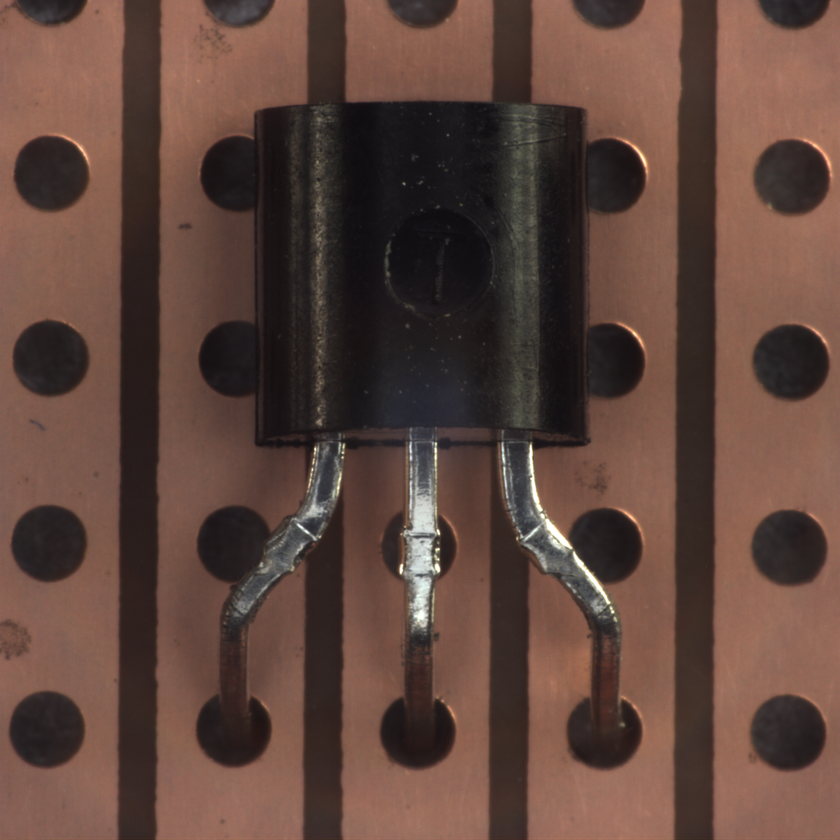
#> input picture HCLTech Hands-on + Assignments/Hands-on/Morphological/image1.png, 840 x 840 px, shrunk from 1024 x 1024 before the run
$ python morphcleanbinnmask.py
#> lines starting #> are read from the running program, lines starting #| are printed output that depends on the picture; after the words box and inside, x2 and y2 are one past the last pixel; in counts of white or black regions, pixels touching at a corner belong together
import cv2
import numpy as np
import matplotlib.pyplot as plt

image_path = "image1.png"
img = cv2.imread(image_path, cv2.IMREAD_GRAYSCALE)
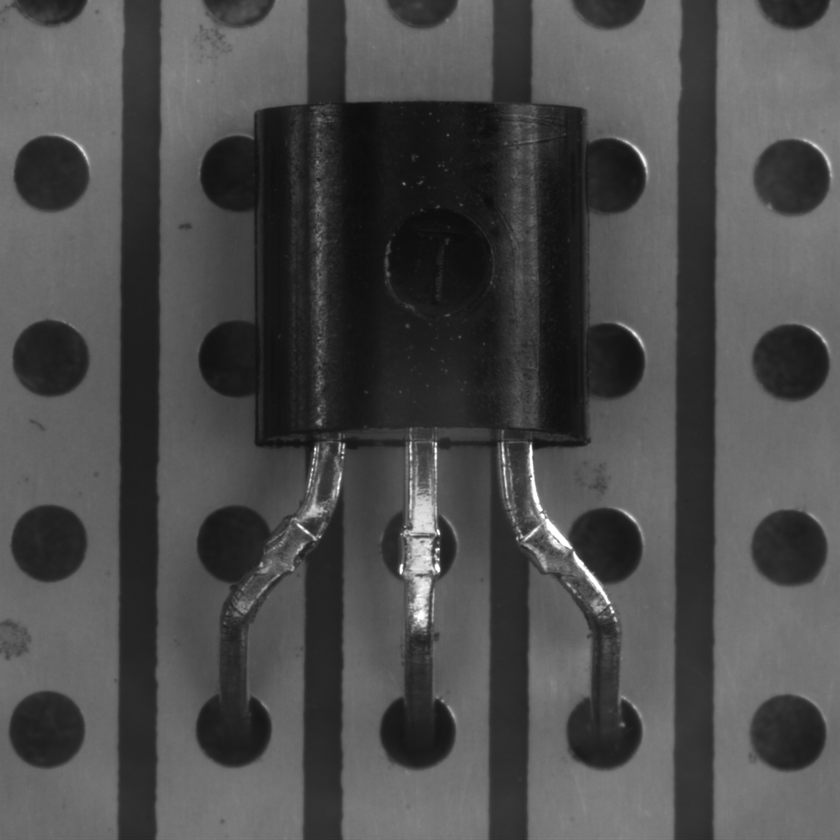
#> img: shape (840, 840); min 12, max 255, mean 76

edges = cv2.Canny(img, 100, 200)
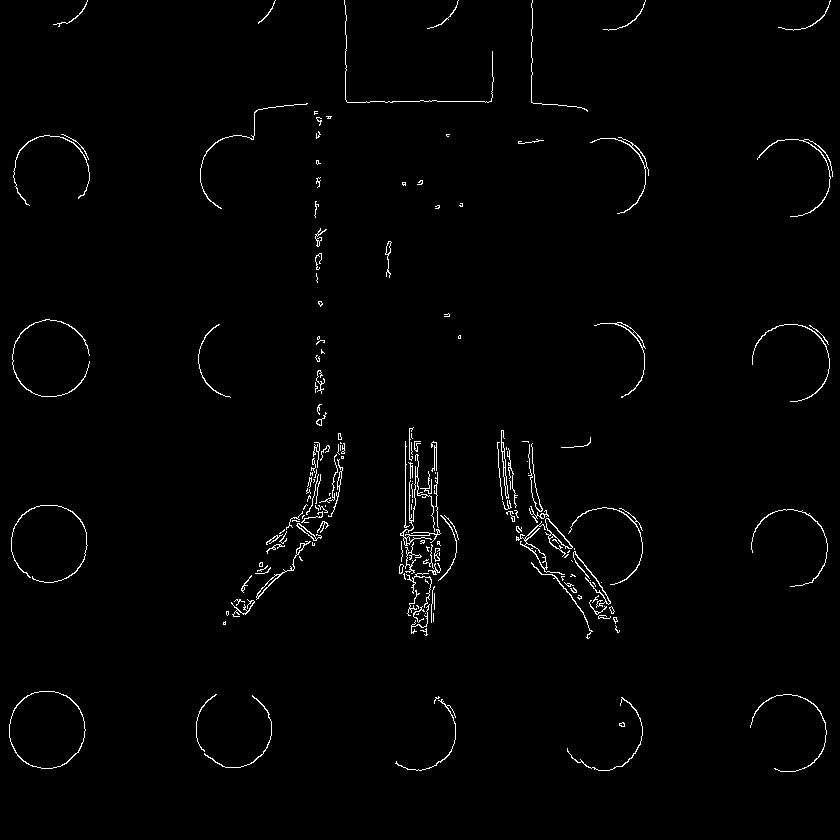
#> edges: shape (840, 840); 1.4% white in thin lines or dots

kernel = cv2.getStructuringElement(cv2.MORPH_RECT, (3, 3))

opening = cv2.morphologyEx(edges, cv2.MORPH_OPEN, kernel)
#> opening: shape (840, 840); every value is 0

closing = cv2.morphologyEx(edges, cv2.MORPH_CLOSE, kernel)
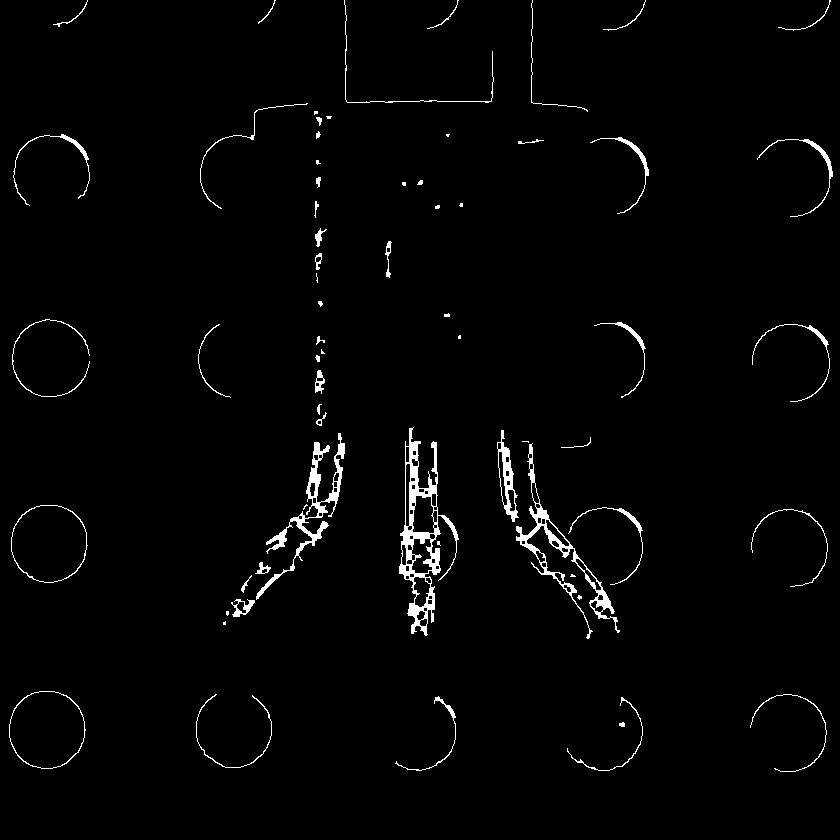
#> closing: shape (840, 840); 1.9% white; 65 white regions (18 under 20 px), largest, box (x1, y1, x2, y2) and area: (399, 427, 459, 636) 2931, (256, 433, 345, 600) 1866, (516, 443, 620, 639) 1866

open_close = cv2.morphologyEx(opening, cv2.MORPH_CLOSE, kernel)

plt.figure(figsize=(12, 6))

plt.subplot(1, 4, 1)
plt.title("Original Edge Mask")
plt.imshow(edges, cmap="gray")
plt.axis("off")

plt.subplot(1, 4, 2)
plt.title("After Opening")
plt.imshow(opening, cmap="gray")
plt.axis("off")

plt.subplot(1, 4, 3)
plt.title("After Closing")
plt.imshow(closing, cmap="gray")
plt.axis("off")

plt.subplot(1, 4, 4)
plt.title("Opening + Closing")
plt.imshow(open_close, cmap="gray")
plt.axis("off")

plt.tight_layout()
plt.show()
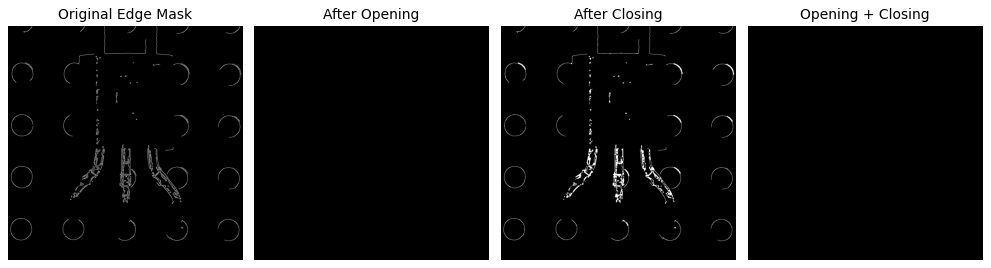
#> figure drawn by matplotlib, 4 panels
